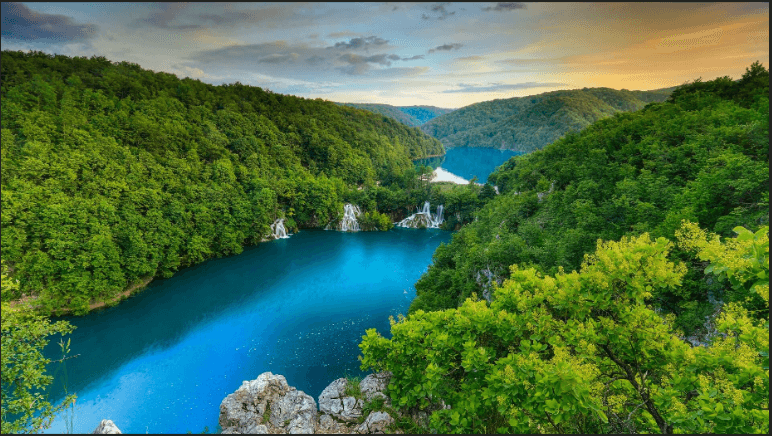
#> input picture TP5/demo_image.png, 772 x 436 px
$ jupyter execute TP5.ipynb   (shell and % lines are left out)
#> lines starting #> are read from the running program, lines starting #| are printed output that depends on the picture; after the words box and inside, x2 and y2 are one past the last pixel; in counts of white or black regions, pixels touching at a corner belong together
## TP5
Para una imagen de su elección
1. Construir un espacio de características basado en color
2. Construir un espacio de características basado en color y posición
Ejemplo 𝑋=(𝑅,𝐺,𝐵,𝑥,𝑦)(pueden experimentar con otros espacios de
color o usar escala de grises)
3. Graficar la distribución de características para ambos espacios
4. Obtener la imagen posterizada y las mascaras correspondientes a cada
clase, utilizando k means con asignación aleatoria de centroides, para
ambos espacios de características
5. Comparar todos los resultados obtenidos

[cell 1]
#Si queremos que las imágenes sean mostradas en una ventana emergente quitar el inline

# OpenCV-Python utiliza NumPy para el manejo de imágenes
import numpy as np
# cv2 es el módulo python para acceder a OpenCV
import cv2 as cv
# Usamos las poderosas herramientas de graficación de matplotlib para mostrar imágenes, perfiles, histogramas, etc
import matplotlib.pyplot as plt

from mpl_toolkits.mplot3d import Axes3D
from matplotlib import cm
from matplotlib import colors

[cell 2]
img = cv.imread('demo_image.png')
#> img is the input picture: shape (436, 772, 3); mean B, G, R 73.1, 111.6, 75
cielab = cv.cvtColor(img, cv.COLOR_BGR2Lab)
#> cielab: shape (436, 772, 3); mean of channels 0, 1, 2 111.5, 111.8, 144.8
gray = cv.cvtColor(img, cv.COLOR_BGR2GRAY)

fig, axs = plt.subplots(1, 2,figsize=(20,7))
plt.subplot(1,2,1); plt.imshow(cv.cvtColor(img, cv.COLOR_BGR2RGB))
plt.subplot(1,2,2); plt.imshow(gray, cmap = 'gray', vmin=0, vmax=255)
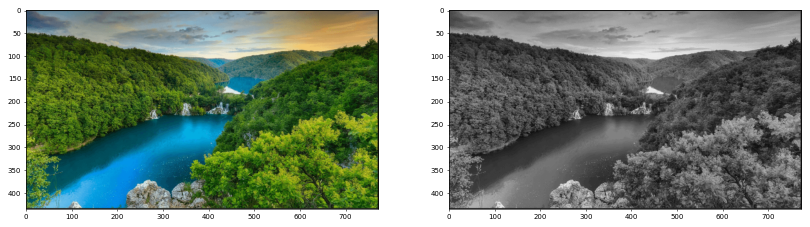
#> figure drawn by matplotlib, 2 panels

[cell 3]
# caracteristicas color
features_intensidad = np.float32(gray.reshape((-1,1)))

# caracteristicas color + posicion
features_intensidad_position = []
for x in np.arange(gray.shape[0]):
    for y in np.arange(gray.shape[1]):
        features_intensidad_position.append([gray[x,y], x, y])
#> after the loop, features_intensidad_position = 336592 items

features_intensidad_position = np.float32(np.array(features_intensidad_position))

[cell 4]
print("Distribucion en el espacio de caracteristicas (espacio Intensidad)")
hist,bins = np.histogram(features_intensidad.ravel(),256,[0,256])
#> hist = 256 values, max 10736 at index 51, min 0 at index 0, mean 1314.8; bins = 257 values from 0 to 256
plt.plot(hist)
#> figure, not shown here; curve peaks at x = 51, y = 10736

[cell 5]
print("Distribucion en el espacio de caracteristicas (espacio intensidad+posicion)")

fig = plt.figure()
axis = fig.add_subplot(1, 1, 1, projection="3d")


axis.scatter(features_intensidad_position[:,0],features_intensidad_position[:,1], features_intensidad_position[:,1], marker=".")
axis.set_xlabel("Canal 1, Intensidad")
axis.set_ylabel("Canal 2, x")
axis.set_zlabel("Canal 3, y")
plt.show()
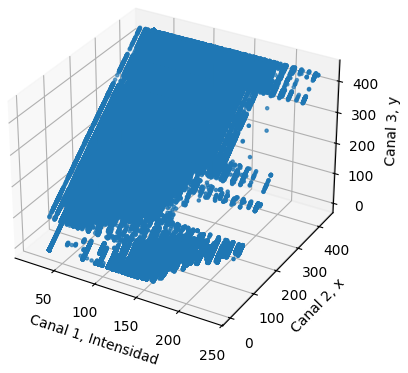
#> figure drawn by matplotlib, 1 panel

[cell 6]
# Definimos el criterio de detención (Epsilon e iteraciones máximas) y número de clústers (K)
criteria = (cv.TERM_CRITERIA_MAX_ITER + cv.TERM_CRITERIA_EPS, 10, 1.0)
K = 4

# Corremos el algoritmo de K-means con:
# - El criterio de detención predefinido
# - 10 ejecuciones del algoritmo distintos parametros iniciales (devuelve los centros de la corrida que de grupos más compactos)
# - Parámetro de incialización de las semillas (aleatorio)
compact, label, color_clusters = cv.kmeans(features_intensidad, K, None, criteria, 10, cv.KMEANS_RANDOM_CENTERS)
#> compact = 63958019.9; color_clusters = [45.48, 171.2, 120, 80.23]

# Mostramos los centroides (colores) que representan cada cluster encontrado
color_clusters = np.uint8(color_clusters)
#> color_clusters = [45, 171, 119, 80]
print(f'Centroides: \n {color_clusters} \n')
#| Centroides:
#|  [[ 45]
#|  [171]
#|  [119]
#|  [ 80]]

[cell 7]
# Cada píxel que corresponde a un grupo tiene copiado como etiqueta el color al que corresponde. Hacemos un reshape al tamaño original de la matriz de imagen
img_out = color_clusters[label.flatten()]
img_out = img_out.reshape((gray.shape))
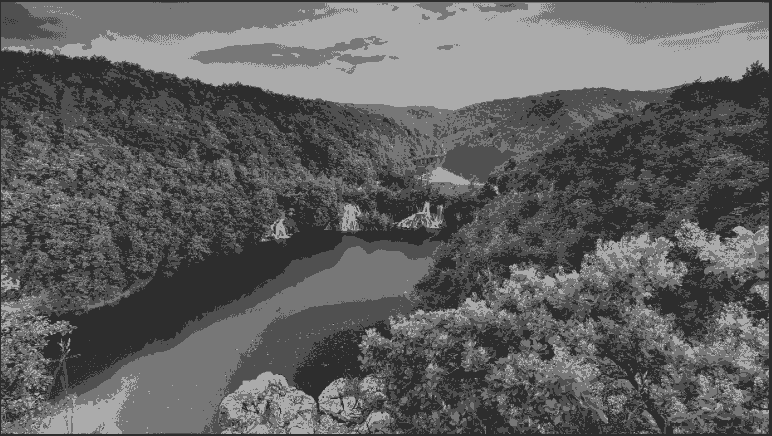
#> img_out: shape (436, 772); min 45, max 171, mean 95.8

# Mostramos la imagen compuesta
print('Imagen posterizada (espacio color)')
plt.imshow(img_out, cmap = 'gray', vmin=0, vmax=255)

[cell 8]
mask_list = list()
for cluster in color_clusters:
    mask = np.zeros(img_out.shape,'uint8')
    mask[np.where(img_out == cluster)] = 255
    mask_list.append(mask)
#> this loop made 4 passes
#> cluster on passes 1 to 4: [45], [171], [119], [80]
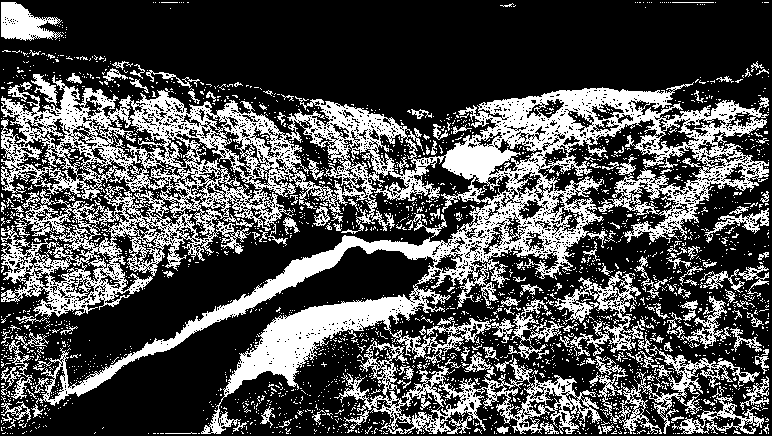
#> mask: shape (436, 772); 30.9% white; 2541 white regions (2377 under 20 px), largest, box (x1, y1, x2, y2) and area: (1, 75, 769, 434) 71185, (334, 341, 602, 434) 6271, (589, 345, 760, 434) 2933
#> after the loop, mask_list = 4 items

fig, axs = plt.subplots(4, 1,figsize=(7,12))

for i, mask in enumerate(mask_list):
    img_segmented = cv.bitwise_and(gray, gray, mask = mask)
    plt.subplot(4,1,i+1); plt.imshow(mask,  cmap = 'gray', vmin=0, vmax=255)
#> this loop made 4 passes
#> pass 1, `img_segmented = cv.bitwise_and(gray, gray, mask = mask)`:
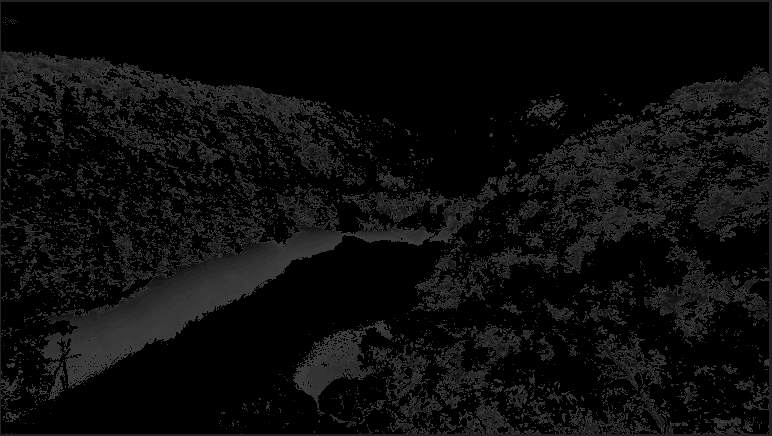
#> img_segmented: shape (436, 772); min 0, max 61, mean 12.2
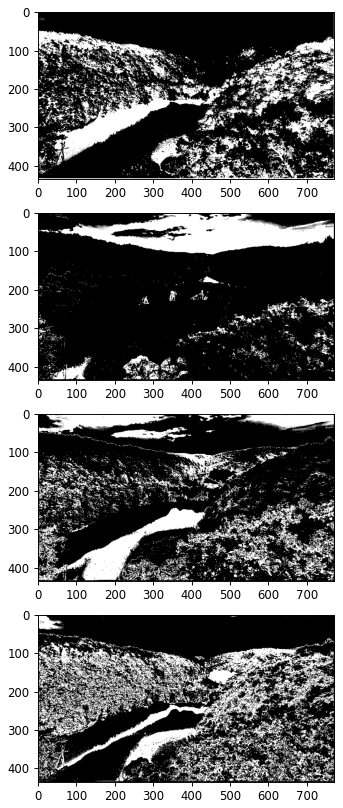
#> figure drawn by matplotlib, 4 panels

[cell 9]
# Definimos el criterio de detención (Epsilon e iteraciones máximas) y número de clústers (K)
criteria = (cv.TERM_CRITERIA_MAX_ITER + cv.TERM_CRITERIA_EPS, 10, 1.0)
K = 4

# Corremos el algoritmo de K-means con:
# - El criterio de detención predefinido
# - 10 ejecuciones del algoritmo distintos parametros iniciales (devuelve los centros de la corrida que de grupos más compactos)
# - Parámetro de incialización de las semillas (aleatorio)
compact, label, color_clusters = cv.kmeans(features_intensidad_position, K, None, criteria, 10, cv.KMEANS_RANDOM_CENTERS)
#> compact = 6.15e+09; color_clusters = [[85.13, 207.4, 111.6], [87.83, 334.8, 355], [130.5, 93.39, 395.9], [90.3, 227, 648.9]]

# Mostramos los centroides (colores) que representan cada cluster encontrado
color_clusters = np.uint8(color_clusters)
#> color_clusters = [[85, 207, 111], [87, 78, 98], [130, 93, 139], [90, 227, 136]]
print(f'Centroides: \n {color_clusters} \n')
#| Centroides:
#|  [[ 85 207 111]
#|  [ 87  78  98]
#|  [130  93 139]
#|  [ 90 227 136]]

[cell 10]
# Cada píxel que corresponde a un grupo tiene copiado como etiqueta el color al que corresponde. Hacemos un reshape al tamaño original de la matriz de imagen
img_out = color_clusters[:, 0][label.flatten()]
img_out = img_out.reshape((gray.shape))
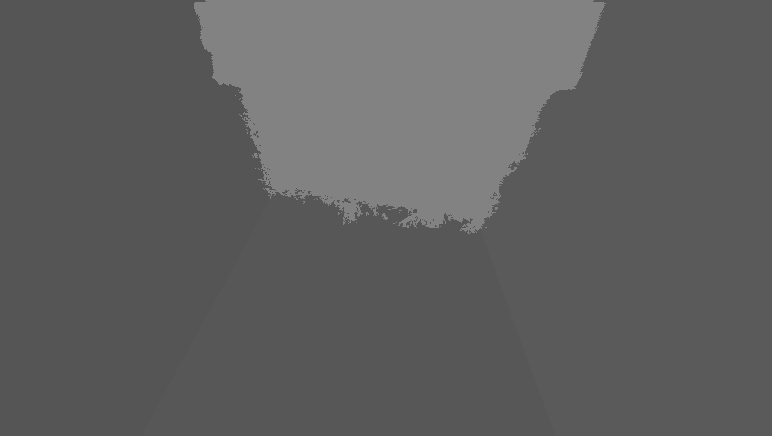
#> img_out: shape (436, 772); min 85, max 130, mean 95.9

# Mostramos la imagen compuesta
print('Imagen posterizada (espacio color +  posicion)')
plt.imshow(img_out, cmap = 'gray', vmin=0, vmax=255)

[cell 11]
mask_list = list()
for cluster in color_clusters[:, 0]:
    mask = np.zeros(img_out.shape,'uint8')
    mask[np.where(img_out == cluster)] = 255
    mask_list.append(mask)
#> this loop made 4 passes
#> cluster on passes 1 to 4: 85, 87, 130, 90
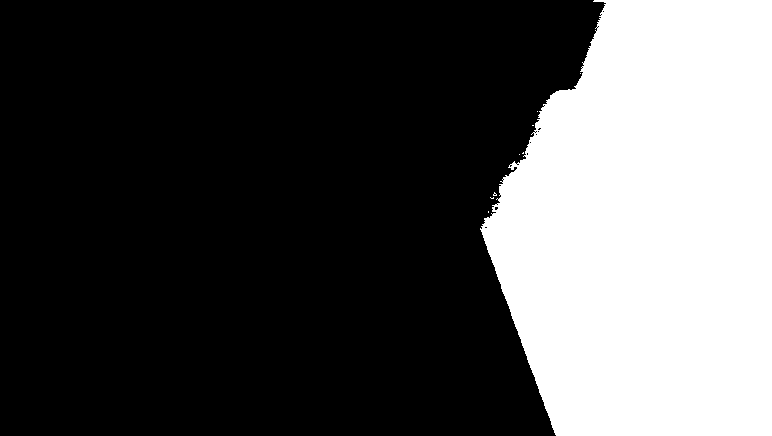
#> mask: shape (436, 772); 31% white; 9 white regions (8 under 20 px), largest, box (x1, y1, x2, y2) and area: (480, 0, 772, 436) 104277

fig, axs = plt.subplots(4, 1,figsize=(7,12))

for i, mask in enumerate(mask_list):
    img_segmented = cv.bitwise_and(gray, gray, mask = mask)
    plt.subplot(4,1,i+1); plt.imshow(mask,  cmap = 'gray', vmin=0, vmax=255)
#> this loop made 4 passes
#> pass 1, `img_segmented = cv.bitwise_and(gray, gray, mask = mask)`:
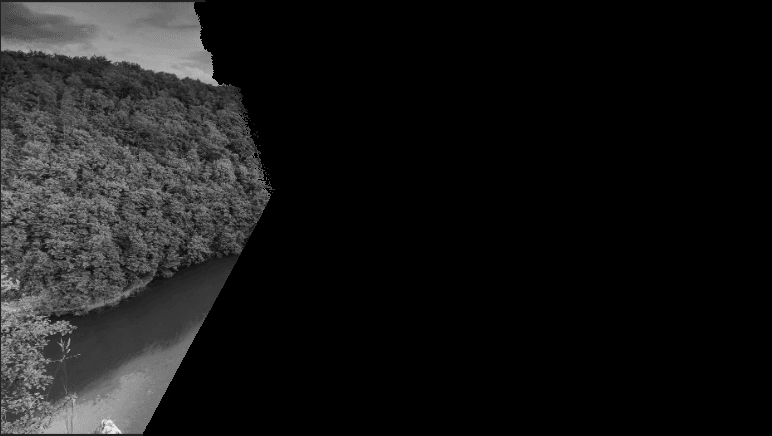
#> img_segmented: shape (436, 772); min 0, max 235, mean 24.1
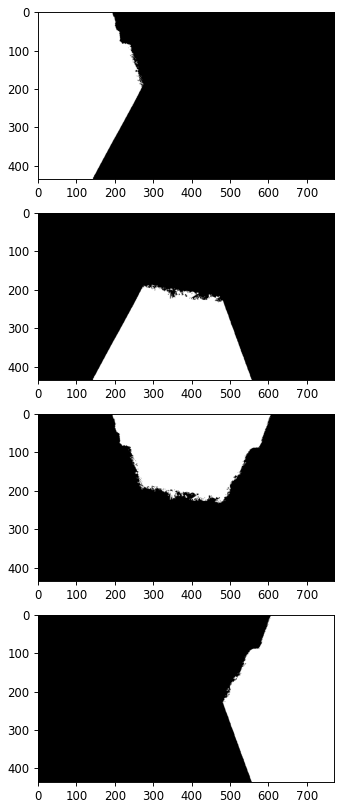
#> figure drawn by matplotlib, 4 panels
